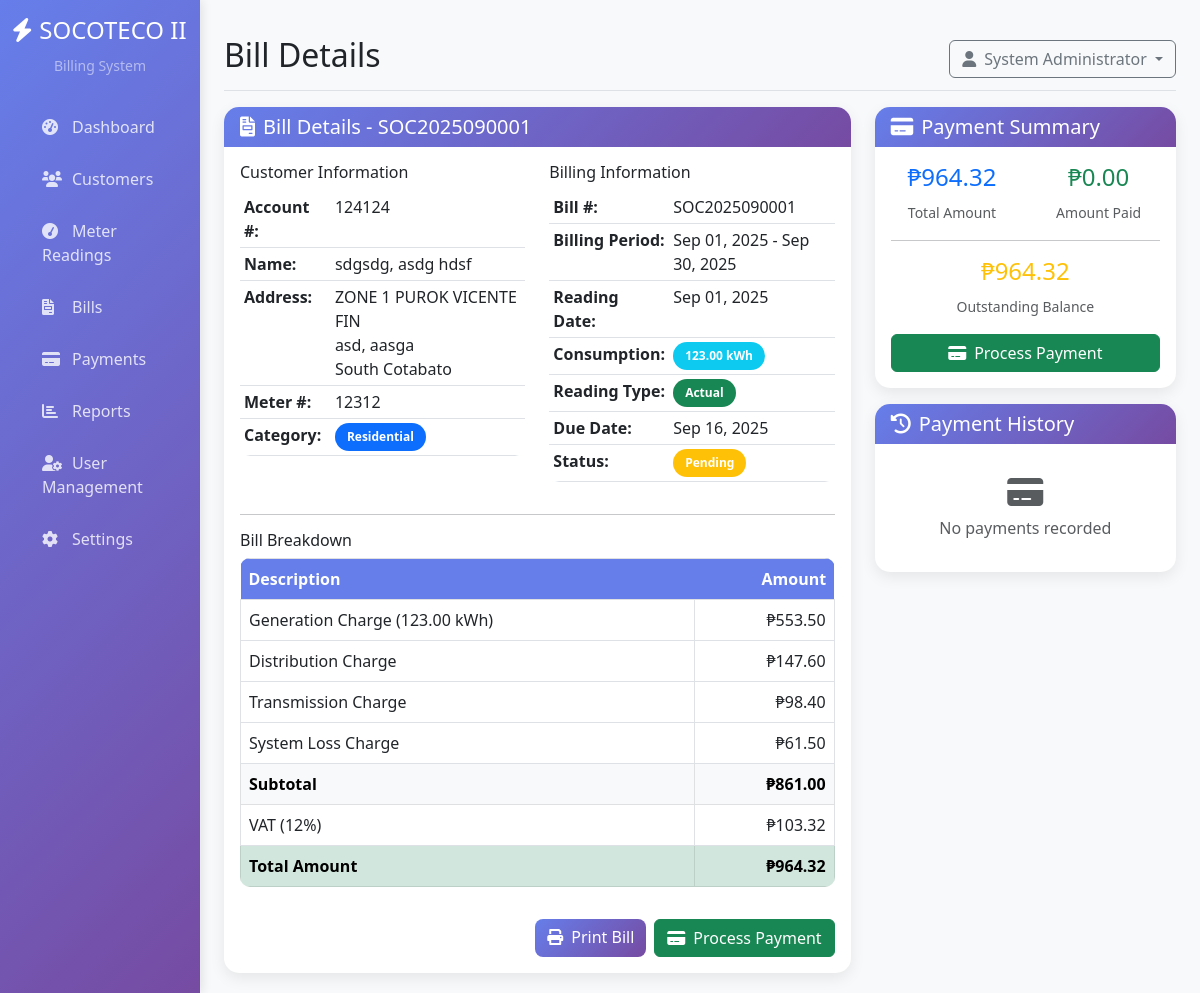
The app's page /bill_details.php?id=1 (signed in) with its own data.
### tables this page shows
CREATE TABLE bills (
    bill_id INT PRIMARY KEY AUTO_INCREMENT,
    customer_id INT NOT NULL,
    reading_id INT NOT NULL,
    bill_number VARCHAR(20) UNIQUE NOT NULL,
    billing_period_start DATE NOT NULL,
    billing_period_end DATE NOT NULL,
    consumption DECIMAL(10,2) NOT NULL,
    generation_charge DECIMAL(10,2) NOT NULL,
    distribution_charge DECIMAL(10,2) NOT NULL,
    transmission_charge DECIMAL(10,2) DEFAULT 0.00,
    system_loss_charge DECIMAL(10,2) DEFAULT 0.00,
    vat DECIMAL(10,2) NOT NULL,
    total_amount DECIMAL(10,2) NOT NULL,
    due_date DATE NOT NULL,
    status ENUM('pending', 'paid', 'overdue', 'cancelled') DEFAULT 'pending',
    created_at TIMESTAMP DEFAULT CURRENT_TIMESTAMP,
    updated_at TIMESTAMP DEFAULT CURRENT_TIMESTAMP ON UPDATE CURRENT_TIMESTAMP,
    FOREIGN KEY (customer_id) REFERENCES customers(customer_id),
    FOREIGN KEY (reading_id) REFERENCES meter_readings(reading_id)
);

CREATE TABLE customers (
    customer_id INT PRIMARY KEY AUTO_INCREMENT,
    account_number VARCHAR(20) UNIQUE NOT NULL,
    meter_number VARCHAR(20) UNIQUE NOT NULL,
    first_name VARCHAR(50) NOT NULL,
    last_name VARCHAR(50) NOT NULL,
    middle_name VARCHAR(50),
    address TEXT NOT NULL,
    barangay VARCHAR(100) NOT NULL,
    municipality VARCHAR(100) NOT NULL,
    province VARCHAR(100) DEFAULT 'South Cotabato',
    contact_number VARCHAR(20),
    email VARCHAR(100),
    category_id INT NOT NULL,
    connection_date DATE NOT NULL,
    is_active BOOLEAN DEFAULT TRUE,
    created_at TIMESTAMP DEFAULT CURRENT_TIMESTAMP,
    updated_at TIMESTAMP DEFAULT CURRENT_TIMESTAMP ON UPDATE CURRENT_TIMESTAMP,
    FOREIGN KEY (category_id) REFERENCES customer_categories(category_id)
);

CREATE TABLE customer_categories (
    category_id INT PRIMARY KEY AUTO_INCREMENT,
    category_name VARCHAR(50) NOT NULL,
    description TEXT,
    base_rate DECIMAL(10,4) DEFAULT 0.0000,
    created_at TIMESTAMP DEFAULT CURRENT_TIMESTAMP
);

CREATE TABLE meter_readings (
    reading_id INT PRIMARY KEY AUTO_INCREMENT,
    customer_id INT NOT NULL,
    reading_date DATE NOT NULL,
    previous_reading DECIMAL(10,2) NOT NULL,
    current_reading DECIMAL(10,2) NOT NULL,
    consumption DECIMAL(10,2) NOT NULL,
    reading_type ENUM('actual', 'estimated', 'adjusted') DEFAULT 'actual',
    meter_reader_id INT,
    notes TEXT,
    created_at TIMESTAMP DEFAULT CURRENT_TIMESTAMP,
    FOREIGN KEY (customer_id) REFERENCES customers(customer_id),
    FOREIGN KEY (meter_reader_id) REFERENCES users(user_id)
);

### config/database.php (called while the page is built, shortened)
<?php
class Database {
    private $host = 'localhost';
    private $db_name = 'socoteco_billing';
    private $username = 'root';
    private $password = '';
    public function getConnection() {
        $this->conn = null;
        try {
            $this->conn = new PDO(
                "mysql:host=" . $this->host . ";dbname=" . $this->db_name . ";charset=utf8",
                $this->username,
                $this->password,
                [
                    PDO::ATTR_ERRMODE => PDO::ERRMODE_EXCEPTION,
                    PDO::ATTR_DEFAULT_FETCH_MODE => PDO::FETCH_ASSOC,
                    PDO::ATTR_EMULATE_PREPARES => false
                ]
            );
        } catch(PDOException $exception) {
            echo "Connection error: " . $exception->getMessage();
        }
        return $this->conn;
    }
}
function getDB() {
    $database = new Database();
    return $database->getConnection();
}
function executeQuery($sql, $params = []) {
    $db = getDB();
    $stmt = $db->prepare($sql);
    $stmt->execute($params);
    return $stmt;
}
function fetchOne($sql, $params = []) {
    $stmt = executeQuery($sql, $params);
    return $stmt->fetch();
}
function fetchAll($sql, $params = []) {
    $stmt = executeQuery($sql, $params);
    return $stmt->fetchAll();
}
?>

### config/config.php (called while the page is built, shortened)
<?php
require_once __DIR__ . '/database.php';
function formatCurrency($amount) {
    return '₱' . number_format($amount, 2);
}
function formatDate($date, $format = 'Y-m-d') {
    return date($format, strtotime($date));
}
?>

### bill_details.php (the view, shortened to what this page needs)
<?php
require_once 'includes/header.php';
$bill_id = $_GET['id'] ?? null;
$bill = fetchOne("
    SELECT b.*, c.*, cc.category_name, mr.reading_date, mr.consumption, mr.reading_type
    FROM bills b
    JOIN customers c ON b.customer_id = c.customer_id
    JOIN customer_categories cc ON c.category_id = cc.category_id
    JOIN meter_readings mr ON b.reading_id = mr.reading_id
    WHERE b.bill_id = ?
", [$bill_id]);
$payments = fetchAll("
    SELECT p.*, u.full_name as cashier_name
    FROM payments p
    JOIN users u ON p.cashier_id = u.user_id
    WHERE p.bill_id = ?
    ORDER BY p.payment_date DESC
", [$bill_id]);
$total_paid = array_sum(array_column($payments, 'amount_paid'));
$balance = $bill['total_amount'] - $total_paid;
?>
<div class="row">
    <div class="col-md-8">
        <div class="card">
            <div class="card-header">
                <h5 class="card-title mb-0">
                    <i class="fas fa-file-invoice me-2"></i>Bill Details - <?php echo $bill['bill_number']; ?>
                </h5>
            </div>
            <div class="card-body">
                <div class="row">
                    <div class="col-md-6">
                        <h6>Customer Information</h6>
                        <table class="table table-sm">
                            <tr>
                                <td><strong>Account #:</strong></td>
                                <td><?php echo $bill['account_number']; ?></td>
                            </tr>
                            <tr>
                                <td><strong>Name:</strong></td>
                                <td>
                                    <?php echo $bill['last_name'] . ', ' . $bill['first_name']; ?>
                                    <?php if ($bill['middle_name']): ?>
                                        <?php echo ' ' . $bill['middle_name']; ?>
                                    <?php endif; ?>
                                </td>
                            </tr>
                            <tr>
                                <td><strong>Address:</strong></td>
                                <td>
                                    <?php echo $bill['address']; ?><br>
                                    <?php echo $bill['barangay'] . ', ' . $bill['municipality']; ?><br>
                                    <?php echo $bill['province']; ?>
                                </td>
                            </tr>
                            <tr>
                                <td><strong>Meter #:</strong></td>
                                <td><?php echo $bill['meter_number']; ?></td>
                            </tr>
                            <tr>
                                <td><strong>Category:</strong></td>
                                <td><span class="badge bg-primary"><?php echo $bill['category_name']; ?></span></td>
                            </tr>
                        </table>
                    </div>
                    <div class="col-md-6">
                        <h6>Billing Information</h6>
                        <table class="table table-sm">
                            <tr>
                                <td><strong>Bill #:</strong></td>
                                <td><?php echo $bill['bill_number']; ?></td>
                            </tr>
                            <tr>
                                <td><strong>Billing Period:</strong></td>
                                <td>
                                    <?php echo formatDate($bill['billing_period_start'], 'M d, Y') . ' - ' . formatDate($bill['billing_period_end'], 'M d, Y'); ?>
                                </td>
                            </tr>
                            <tr>
                                <td><strong>Reading Date:</strong></td>
                                <td><?php echo formatDate($bill['reading_date'], 'M d, Y'); ?></td>
                            </tr>
                            <tr>
                                <td><strong>Consumption:</strong></td>
                                <td>
                                    <span class="badge bg-info">
                                        <?php echo number_format($bill['consumption'], 2); ?> kWh
                                    </span>
                                </td>
                            </tr>
                            <tr>
                                <td><strong>Reading Type:</strong></td>
                                <td>
                                    <?php
                                    $type_class = '';
                                    switch ($bill['reading_type']) {
                                        case 'actual':
                                            $type_class = 'bg-success';
                                            break;
                                    }
                                    ?>
                                    <span class="badge <?php echo $type_class; ?>">
                                        <?php echo ucfirst($bill['reading_type']); ?>
                                    </span>
                                </td>
                            </tr>
                            <tr>
                                <td><strong>Due Date:</strong></td>
                                <td><?php echo formatDate($bill['due_date'], 'M d, Y'); ?></td>
                            </tr>
                            <tr>
                                <td><strong>Status:</strong></td>
                                <td>
                                    <?php
                                    $status_class = '';
                                    switch ($bill['status']) {
                                        case 'pending':
                                            $status_class = 'bg-warning';
                                            break;
                                    }
                                    ?>
                                    <span class="badge <?php echo $status_class; ?>">
                                        <?php echo ucfirst($bill['status']); ?>
                                    </span>
                                </td>
                            </tr>
                        </table>
                    </div>
                </div>
                <hr>
                <h6>Bill Breakdown</h6>
                <div class="table-responsive">
                    <table class="table table-bordered">
                        <thead class="table-light">
                            <tr>
                                <th>Description</th>
                                <th class="text-end">Amount</th>
                            </tr>
                        </thead>
                        <tbody>
                            <tr>
                                <td>Generation Charge (<?php echo number_format($bill['consumption'], 2); ?> kWh)</td>
                                <td class="text-end"><?php echo formatCurrency($bill['generation_charge']); ?></td>
                            </tr>
                            <tr>
                                <td>Distribution Charge</td>
                                <td class="text-end"><?php echo formatCurrency($bill['distribution_charge']); ?></td>
                            </tr>
                            <tr>
                                <td>Transmission Charge</td>
                                <td class="text-end"><?php echo formatCurrency($bill['transmission_charge']); ?></td>
                            </tr>
                            <tr>
                                <td>System Loss Charge</td>
                                <td class="text-end"><?php echo formatCurrency($bill['system_loss_charge']); ?></td>
                            </tr>
                            <tr class="table-light">
                                <td><strong>Subtotal</strong></td>
                                <td class="text-end">
                                    <strong><?php echo formatCurrency($bill['generation_charge'] + $bill['distribution_charge'] + $bill['transmission_charge'] + $bill['system_loss_charge']); ?></strong>
                                </td>
                            </tr>
                            <tr>
                                <td>VAT (12%)</td>
                                <td class="text-end"><?php echo formatCurrency($bill['vat']); ?></td>
                            </tr>
                            <tr class="table-success">
                                <td><strong>Total Amount</strong></td>
                                <td class="text-end">
                                    <strong><?php echo formatCurrency($bill['total_amount']); ?></strong>
                                </td>
                            </tr>
                        </tbody>
                    </table>
                </div>
                <div class="d-flex justify-content-end mt-3">
                    <a href="bill_print.php?id=<?php echo $bill['bill_id']; ?>"
                       class="btn btn-primary me-2" target="_blank">
                        <i class="fas fa-print me-2"></i>Print Bill
                    </a>
                    <?php if ($balance > 0): ?>
                    <a href="payments.php?action=add&bill_id=<?php echo $bill['bill_id']; ?>"
                       class="btn btn-success">
                        <i class="fas fa-credit-card me-2"></i>Process Payment
                    </a>
                    <?php endif; ?>
                </div>
            </div>
        </div>
    </div>
    <div class="col-md-4">
        <div class="card">
            <div class="card-header">
                <h5 class="card-title mb-0">
                    <i class="fas fa-credit-card me-2"></i>Payment Summary
                </h5>
            </div>
            <div class="card-body">
                <div class="row text-center mb-3">
                    <div class="col-6">
                        <h4 class="text-primary"><?php echo formatCurrency($bill['total_amount']); ?></h4>
                        <small class="text-muted">Total Amount</small>
                    </div>
                    <div class="col-6">
                        <h4 class="text-success"><?php echo formatCurrency($total_paid); ?></h4>
                        <small class="text-muted">Amount Paid</small>
                    </div>
                </div>
                <hr>
                <div class="text-center">
                    <h4 class="<?php echo $balance > 0 ? 'text-warning' : 'text-success'; ?>">
                        <?php echo formatCurrency($balance); ?>
                    </h4>
                    <small class="text-muted">
                        <?php echo $balance > 0 ? 'Outstanding Balance' : 'Fully Paid'; ?>
                    </small>
                </div>
                <?php if ($balance > 0): ?>
                <div class="d-grid mt-3">
                    <a href="payments.php?action=add&bill_id=<?php echo $bill['bill_id']; ?>"
                       class="btn btn-success">
                        <i class="fas fa-credit-card me-2"></i>Process Payment
                    </a>
                </div>
                <?php endif; ?>
            </div>
        </div>
        <div class="card mt-3">
            <div class="card-header">
                <h5 class="card-title mb-0">
                    <i class="fas fa-history me-2"></i>Payment History
                </h5>
            </div>
            <div class="card-body">
                <?php if (empty($payments)): ?>
                    <div class="text-center py-3">
                        <i class="fas fa-credit-card fa-2x text-muted mb-2"></i>
                        <p class="text-muted mb-0">No payments recorded</p>
                    </div>
                <?php endif; ?>
            </div>
        </div>
    </div>
</div>
<?php require_once 'includes/footer.php'; ?>

### records on screen
bills: bill_number "SOC2025090001", customer.account_number "124124", customer.last_name "sdgsdg", customer.first_name "asdg", customer.middle_name "hdsf", customer.address "ZONE 1 PUROK VICENTE FIN", customer.barangay "asd", customer.municipality "aasga", customer.province "South Cotabato", customer.meter_number "12312", customer_categories.category_name "Residential", billing_period_start "Sep 01, 2025", billing_period_end "Sep 30, 2025", reading.reading_date "Sep 01, 2025", reading.consumption "123.00", reading.reading_type "Actual", due_date "Sep 16, 2025", status "Pending", generation_charge "₱553.50", distribution_charge "₱147.60", transmission_charge "₱98.40", system_loss_charge "₱61.50", generation_charge+distribution_charge+transmission_charge "₱861.00", vat "₱103.32", total_amount "₱964.32"

### other values on screen
$page_title "Bill Details"
$_SESSION['full_name'] "System Administrator"
formatCurrency($total_paid) "₱0.00"
